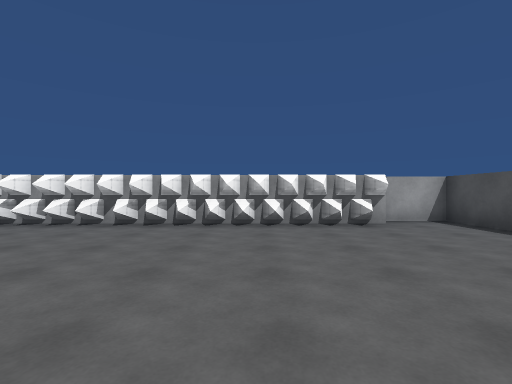
[1] (above)

22 first-person views from a walk through a 3-D level made in the Unity game engine. The camera is 1.3 m above the floor, looks level and sees 85° across. The floor is counted in squares, 2 m on a side. Each view is taken from the middle of a square. On the plan, view 1 faces up. The plan holds only what a view shows up to about 9 squares ahead; the rest is blank. The player is left out.

[2]
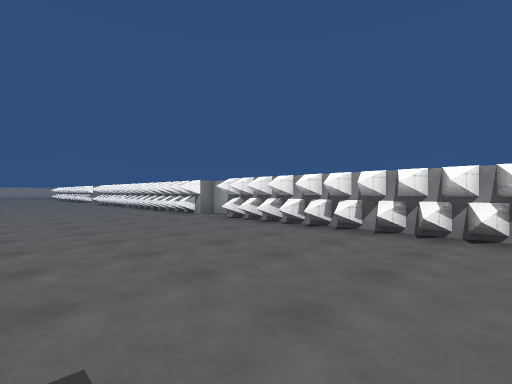

[3]
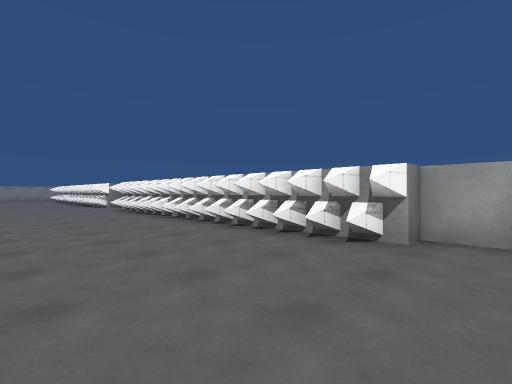

[4]
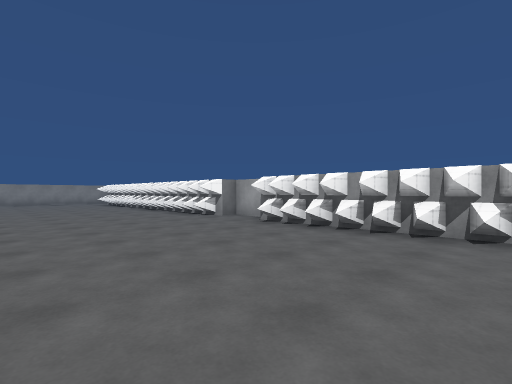

[5]
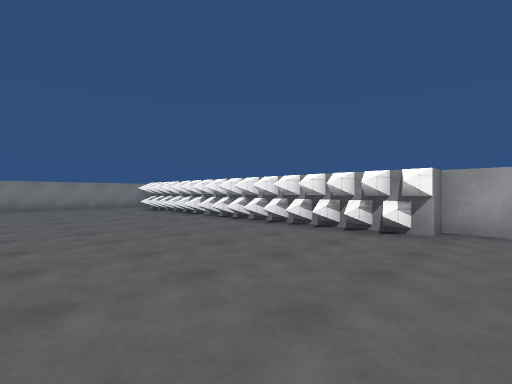

[6]
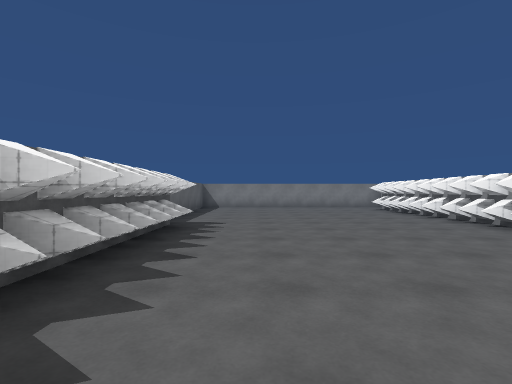

[7]
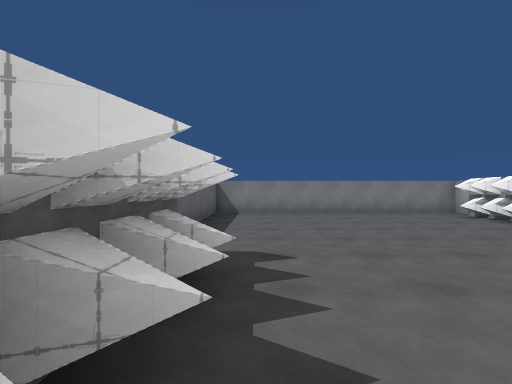

[8]
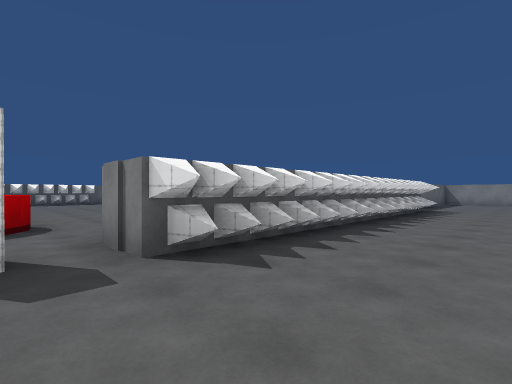

[9]
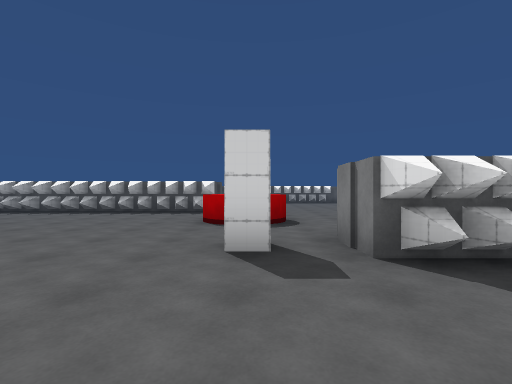

[10]
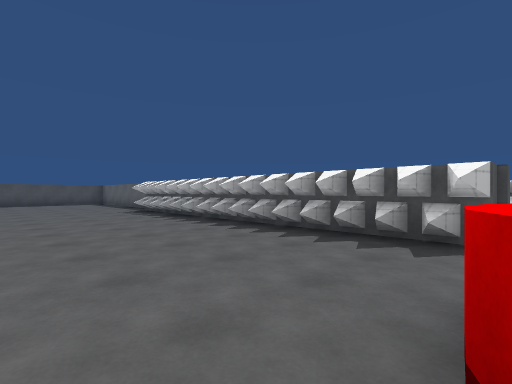

[11]
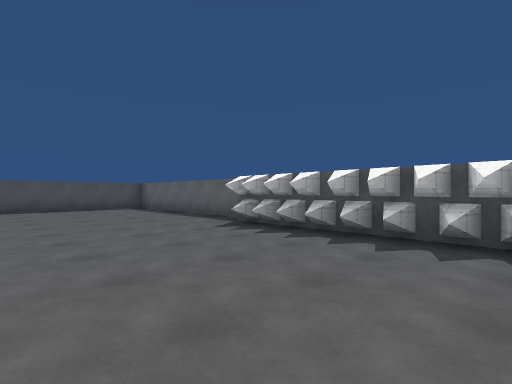

[12]
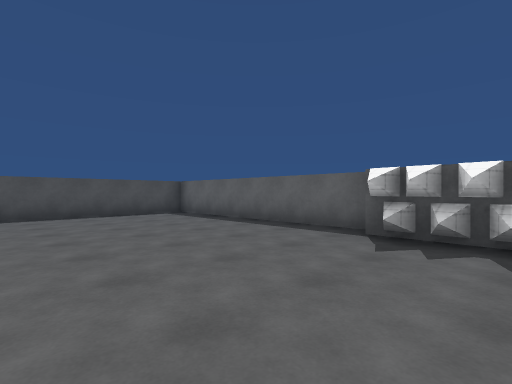

[13]
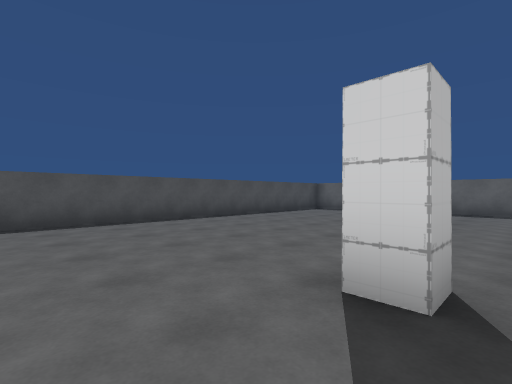

[14]
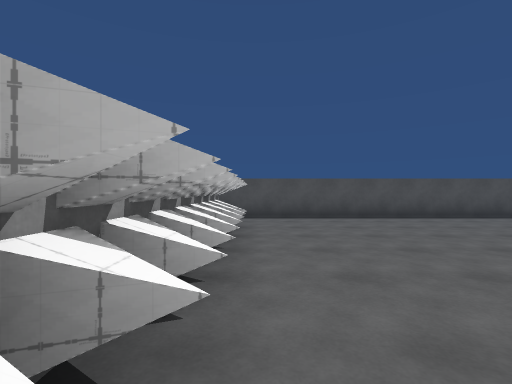

[15]
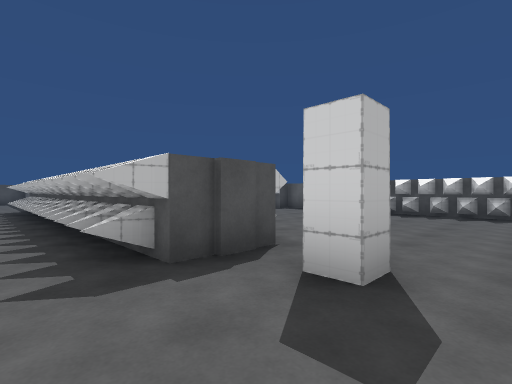

[16]
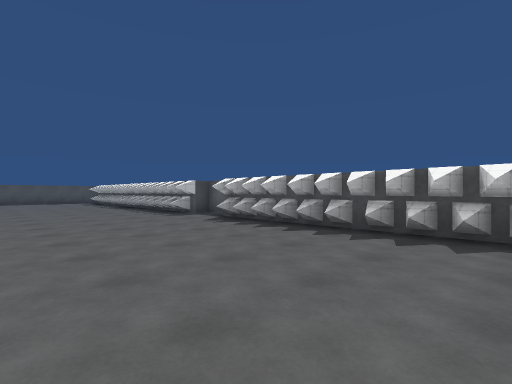

[17]
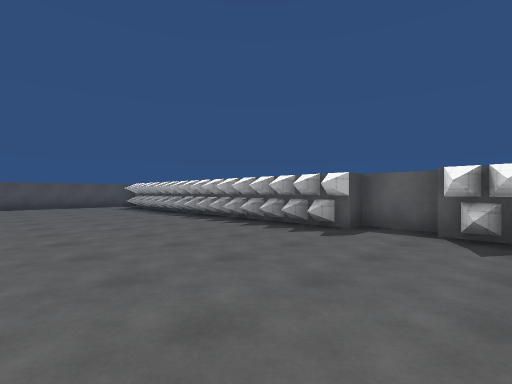

[18]
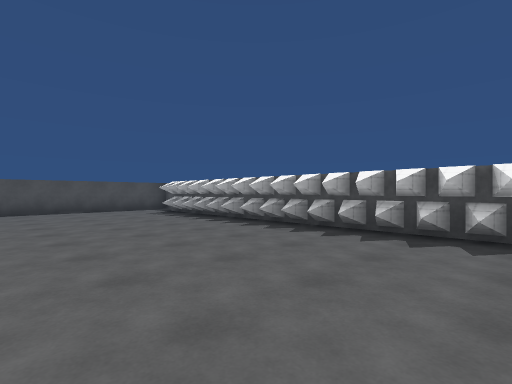

[19]
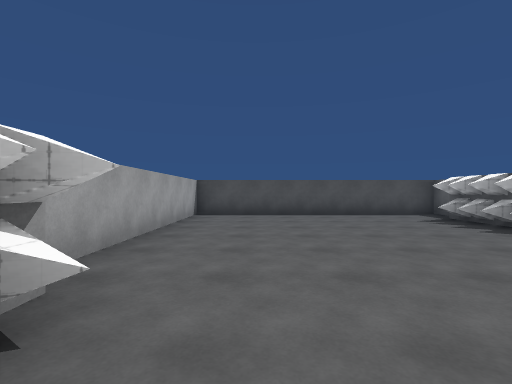

[20]
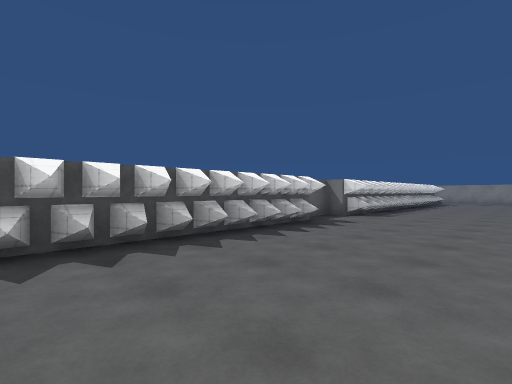

[21]
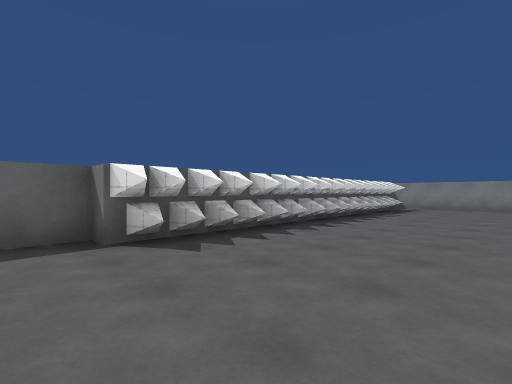

[22]
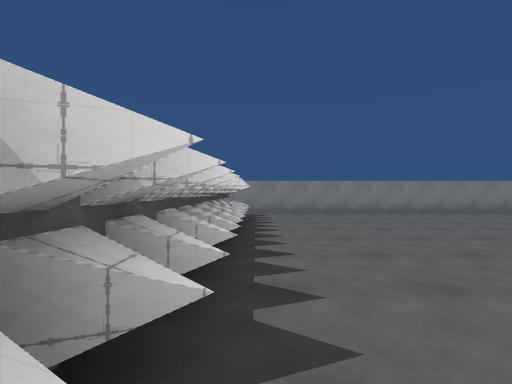

### Floor plan
Key: @ floor where view 1 was taken; # wall or solid block; x gap in a wall; . floor; O other object.
Columns run from 30 left of view 1 to 5 right of it. Each row starts with its distance up from view 1.
  7            ###        ###       ####
  6 #.##########.##########.#########..#
  5 #..................................#
  4 #..................................#
  3 #..................................#
  2 #..................................#
  1 #..................................#
  0 #...................        .#@....#
 -1 ################x#...       .......#
 -2                #......      .......#
 -3                 ...................#
 -4                ..OO................#
 -5                ..OO................#
 -6 #              ....................#
 -7 #..            ....#########.......#
 -8 #...           ..#.#       #########
 -9 #....          ....#       #.......#
-10 #.....          ...................#
-11 #..................................#
-12 #..................................#
-13 #..................................#
-14 #..................................#
-15 # ##########.##########.#########..#
-16            ###        ###         ##

Positions as (right, up) in squares from view 1, and headings:
1: (0, 0), facing up
2: (-1, 1), facing up-left
3: (-7, 2), facing up-left
4: (-13, 1), facing up-left
5: (-18, 1), facing up-left
6: (-18, 1), facing left
7: (-21, 0), facing left
8: (-13, 2), facing down-left
9: (-13, 2), facing down
10: (-12, -3), facing down-right
11: (-7, -3), facing down-right
12: (-4, -3), facing down-right
13: (-2, 2), facing down-right
14: (-3, 5), facing right
15: (-14, -6), facing down-right
16: (-14, -10), facing down-right
17: (-9, -10), facing down-right
18: (-6, -10), facing down-right
19: (-4, -10), facing right
20: (-12, -11), facing down-left
21: (-18, -11), facing down-left
22: (-21, -14), facing left
